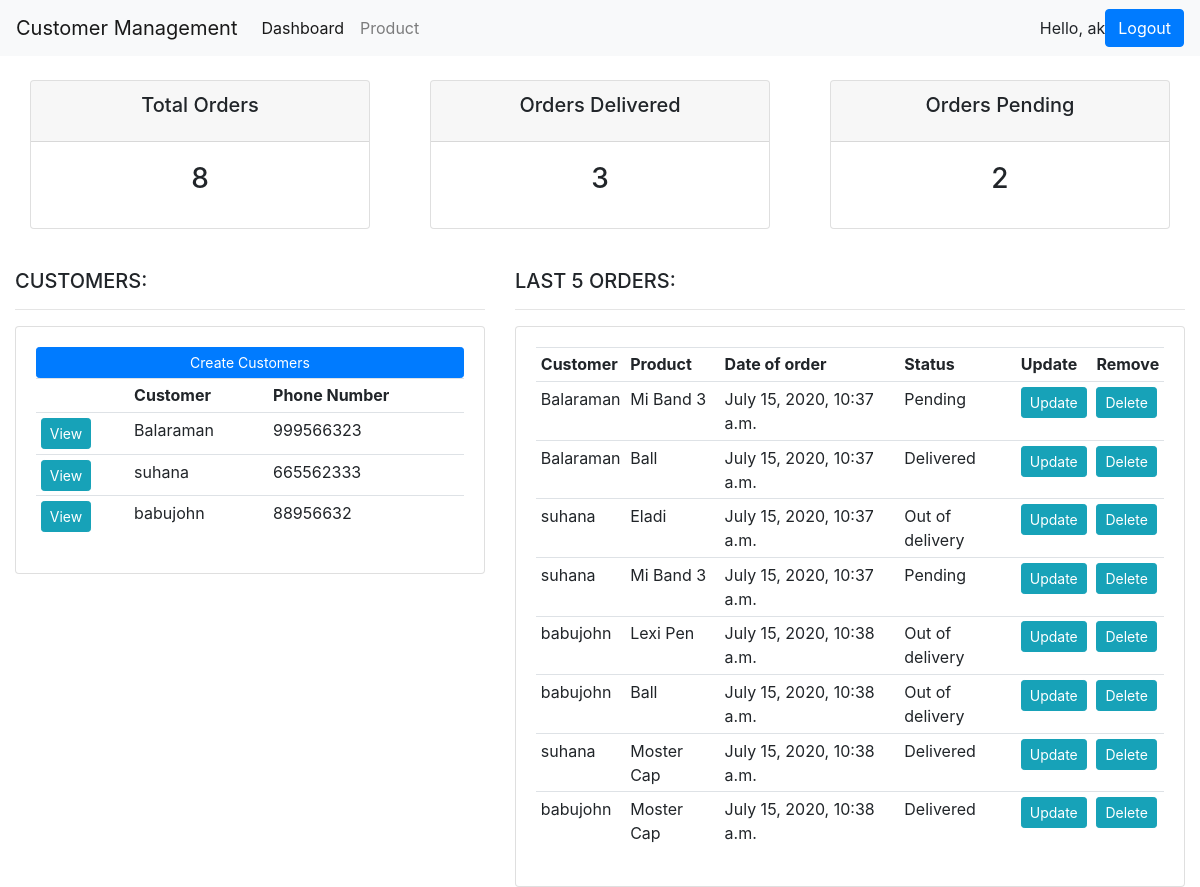
Page /cmr/dashboard/ (signed in) on the committed database.
### for_study_app1/models.py (models this page shows, shortened)
class Customer(models.Model):
    user=models.OneToOneField(User,null=True,on_delete=models.CASCADE)
    name=models.CharField(max_length=200,null=True)
    phone=models.CharField(max_length=200,null=True)
    email=models.CharField(max_length=200,null=True)
    profile_pic=models.ImageField(default="profile_sample_U9qz6vF.png",null=True,blank=True)
    created_date=models.DateTimeField(auto_now_add=True,null=True)
    def __str__(self):
        return self.name or ''

class Order(models.Model):
    STATUS=(
           ('Pending','Pending'),
           ('Out of delivery','Out of delivery'),
           ('Delivered','Delivered'),
           )
    customer=models.ForeignKey(Customer,null=True,on_delete=models.CASCADE)
    product=models.ForeignKey(Product,null=True,on_delete=models.CASCADE)
    created_date=models.DateTimeField(auto_now_add=True,null=True)
    status=models.CharField(max_length=200,null=True,choices=STATUS)

class Product(models.Model):
    CATEGORY=(
           ('Indoor','Indoor'),
           ('Out Door','Out Door'),
           )
    name=models.CharField(max_length=200,null=True)
    price=models.FloatField(null=True)
    category=models.CharField(max_length=200,null=True,choices=CATEGORY)
    description=models.CharField(max_length=200,null=True)
    created_date=models.DateTimeField(auto_now_add=True,null=True)
    tags=models.ManyToManyField(Tag)
    def __str__(self):
        return self.name

### for_study_app1/decorators.py (the view)
    def wrapper_func(request,*args,**kwargs):
        if request.user.groups.exists():
            group=request.user.groups.all()[0].name
        if group=='customer':
            return redirect('user')
        if group=='admin':
            return view_func(request,*args,**kwargs)

### for_study_app1/views.py (called while the page is built)
@login_required(login_url='login')
@admin_only
def dashboard_view(request):
    orders=Order.objects.all()
    customers=Customer.objects.all()
    delivered=orders.filter(status='Delivered').count()
    pending=orders.filter(status='Pending').count()
    total_customers=customers.count()
    total_orders=orders.count()
    context={'orders':orders,'customers':customers,'total_orders':total_orders,'total_customers':total_customers,'delivered':delivered,'pending':pending}
    return render(request,'dashboard.html',context)

### for_study_app1/templates/dashboard.html
{%extends 'Base.html'%}
{%load static%}
{%block content%}
{%include 'status.html'%}
<br>
<div class="row">
  <div class="col-md-5">
    <h5>CUSTOMERS:</h5>
    <hr>
    <div class="card card-body">
      <a class="btn btn-primary btn-sm btn-block" href="{%url 'createcustomer' %}">Create Customers</a>
      <table class="table table-sm">
        <tr>
          <th></th>
          <th>Customer</th>
          <th>Phone Number</th>
        </tr>
        {%for customer in customers%}
        <tr>
          <td><a class="btn btn-sm btn-info" href="{%url 'customer' customer.id %}">View</a></td>
          <td>{{customer.name}}</td>
          <td> {{customer.phone}}</td>
        </tr>
        {%endfor%}
      </table>
    </div>
  </div>
<div class="col-md-7">
  <h5>LAST 5 ORDERS:</h5>
  <hr>
  <div class="card card-body">
    <table class="table table-sm">
      <tr>
        <th>Customer</th>
        <th>Product</th>
        <th>Date of order</th>
        <th>Status</th>
        <th>Update</th>
        <th>Remove</th>
      </tr>
      {%for order in orders%}
      <tr>
        <td>{{order.customer}}</td>
        <td>{{order.product}}</td>
        <td>{{order.created_date}}</td>
        <td>{{order.status}}</td>
        <td><a class="btn btn-sm btn-info" href="{%url 'orderupdate' order.id %}">Update</a></td>
        <td><a class="btn btn-sm btn-info" href="{%url 'deleteorder' order.id %}">Delete</a></td>
      </tr>
      {%endfor%}
    </table>
  </div>
</div>
</div>
{%endblock%}

### for_study_app1/templates/Base.html (shortened to what this page needs)
<!DOCTYPE html>
{%load static%}
<html lang="en" dir="ltr">
  <head>
    <link rel="stylesheet" href="https://stackpath.bootstrapcdn.com/bootstrap/4.4.1/css/bootstrap.min.css">
  </head>
  <body>
    {%include 'navbar.html'%}
<div class="container-fluid">
  {%block content%}
  {%endblock%}
</div>
  </body>
</html>

### for_study_app1/templates/navbar.html (shortened to what this page needs)
<nav class="navbar navbar-expand-lg navbar-light bg-light">
<a class="navbar-brand" href="{%url 'dashboard'%}">Customer Management</a>
<div class="collapse navbar-collapse" id="navbarNav">
<ul class="navbar-nav">
  {%if request.user.is_staff%}
  <li class="nav-item active">
    <a class="nav-link" href="{%url 'dashboard'%}">Dashboard <span class="sr-only">(current)</span></a>
  </li>
  <li class="nav-item">
    <a class="nav-link" href="{%url 'product'%}">Product</a>
  </li>
  {%else%}
  <li class="nav-item">
    <a class="nav-link" href="{%url 'account'%}">Settings</a>
  </li>
  {%endif%}
</ul>
</div>
<span>Hello,  {{request.user}}</span>
<span><a class='btn btn-primary' href="{%url 'logout'%}">Logout</a></span>
</nav>

### for_study_app1/templates/status.html
<br>
<div class="row">
  <div class="col">
    <div class="col-md">
      <div class="card text-center text-black  mb-3" id="total-orders">
          <div class="card-header">
            <h5 class="card-title">Total Orders</h5>
          </div>
          <div class="card-body">
            <h3 class="card-title">{{total_orders}}</h3>
          </div>
      </div>
    </div>
  </div>
  <div class="col">
    <div class="col-md">
      <div class="card text-center text-black  mb-3" id="orders-delivered">
          <div class="card-header">
            <h5 class="card-title">Orders Delivered</h5>
          </div>
          <div class="card-body">
            <h3 class="card-title">{{delivered}}</h3>
          </div>
      </div>
    </div>
  </div>
  <div class="col">
    <div class="col-md">
      <div class="card text-center text-black  mb-3" id="orders-pending">
          <div class="card-header">
            <h5 class="card-title">Orders Pending</h5>
          </div>
          <div class="card-body">
            <h3 class="card-title">{{pending}}</h3>
          </div>
      </div>
    </div>
  </div>
</div>

### rows in the picture
Customer: name "Balaraman", phone "999566323"
Customer: name "suhana", phone "665562333"
Customer: name "babujohn", phone "88956632"
Order: customer "Balaraman", product "Mi Band 3", created_date "July 15, 2020, 10:37 a.m.", status "Pending"
Order: customer "Balaraman", product "Ball", created_date "July 15, 2020, 10:37 a.m.", status "Delivered"
Order: customer "suhana", product "Eladi", created_date "July 15, 2020, 10:37 a.m.", status "Out of delivery"
Order: customer "suhana", product "Mi Band 3", created_date "July 15, 2020, 10:37 a.m.", status "Pending"
Order: customer "babujohn", product "Lexi Pen", created_date "July 15, 2020, 10:38 a.m.", status "Out of delivery"
Order: customer "babujohn", product "Ball", created_date "July 15, 2020, 10:38 a.m.", status "Out of delivery"
Order: customer "suhana", product "Moster Cap", created_date "July 15, 2020, 10:38 a.m.", status "Delivered"
Order: customer "babujohn", product "Moster Cap", created_date "July 15, 2020, 10:38 a.m.", status "Delivered"

### other values in the picture
{{ request.user }} "ak"
{{ total_orders }} "8"
{{ delivered }} "3"
{{ pending }} "2"
